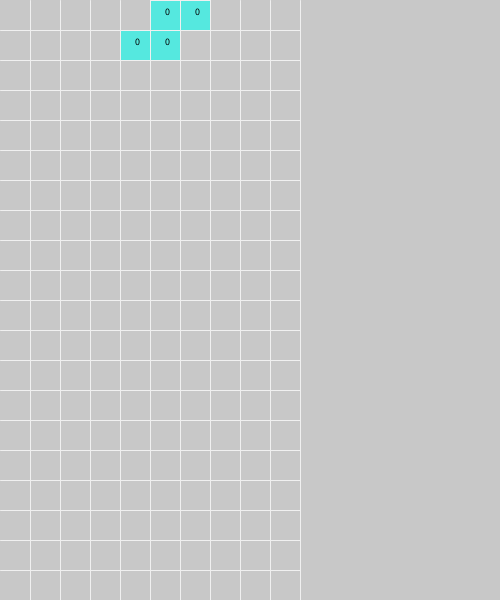
Frame 1 (no input)
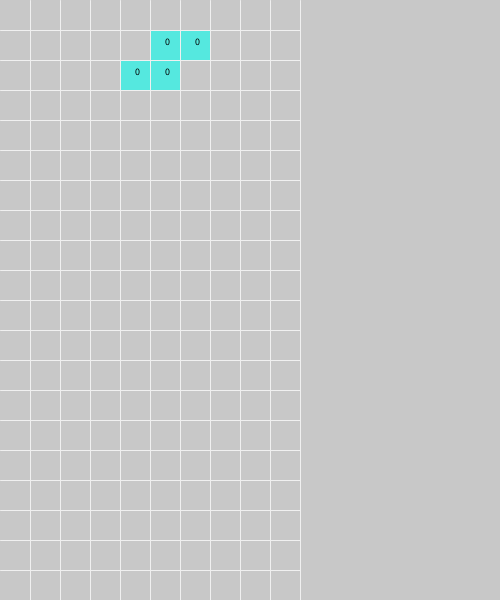
Frame 60 (the mouse pressed at the canvas centre just before this capture)
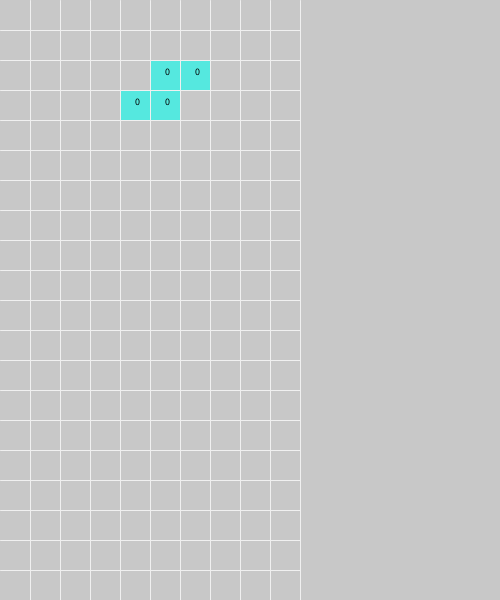
Frame 120 (the mouse held since frame 60 and released just before this capture)

The Processing sketch that drew these frames (run headless with seeded random() and noise(); from frame 60 on, the mouse is pressed at the canvas centre):

// Processing sketch: desafio9
// ── desafio9.pde
import java.util.Arrays;

ArrayList<Figura> figuras;
ArrayList<Figura> paraRemover;
int[] linhasRemover;
int qtdCelulasLargura = 10;
int qtdCelulasAltura = 20;
byte[][] celulas = new byte[qtdCelulasAltura][qtdCelulasLargura];//tamanho da janela
int tamanhoCelula = 30;
Figura figuraLivre;

final byte MODO_NORMAL = 0;
final byte MODO_POSICIONAR = 1;
final byte MODO_DERROTA = 2;
final byte MODO_REMOVER = 3;

byte modo = MODO_NORMAL;
byte contFrames = 60;
byte frameRemover = 0;

public final color[] cores = {color(5, 255, 240),//ciano
                              color(43, 40, 250),//azul
                              color(250, 166, 40),//laranja
                              color(250,240,40),//amarelo
                              color(44, 198, 2),//verde
                              color(107, 12, 242),//roxo
                              color(247, 27, 27)};//vermelho

void setup(){
  size(500,600);
  background(200);
  textSize(10);
  figuras = new ArrayList<Figura>();
  figuraLivre = new Figura(4,0, escolherCor(), tamanhoCelula, this, false);
  figuras.add(figuraLivre);
  atualizarCelulas();
}

void draw(){
  if (modo == MODO_NORMAL){
    contFrames = 60;
  } else if (modo == MODO_POSICIONAR){
    contFrames = 1;
  } else if (modo == MODO_REMOVER){
    contFrames = 10;
  }

  if(frameCount % contFrames == 0){
    if (modo == MODO_REMOVER){
      if (frameRemover < 6){
        for (Figura fig : paraRemover){
          if(frameRemover % 2 == 0){
            fig.realcar(true);
          } else {
            fig.realcar(false);
          }
        }
        frameRemover++;
      } else {
        for (Figura f : paraRemover){
          figuras.remove(f);
        }
        atualizarLinhasRemovidas();
        frameRemover = 0;
        modo = MODO_NORMAL;
      }
    } else {
      if(!figuraLivre.getBloqueada()){
        figuraLivre.moverBaixo();
      } else {
        modo = MODO_NORMAL;
        checaLinhasCompletas();
        if (paraRemover.isEmpty()){
          figuraLivre = new Figura(4,0, escolherCor(), tamanhoCelula, this, false);
          figuras.add(figuraLivre);
        }
      }
    }
  }
  //pintar todas as figuras
  atualizarVisualizacao();
}

void atualizarLinhasRemovidas(){
  for (int i = 0; i < linhasRemover.length; i++){
    if (linhasRemover[i] == 1){
      for(Figura fig : figuras){
        if(fig.getPosicaoY() < i){
          fig.moverBaixo(1);
        }
      }
    }
  }
}

void atualizarVisualizacao(){
  desenharFundo();
  for(Figura fig : figuras){
    fig.pintar();
  }
}

void desenharFundo(){
  background(200);
  stroke(240);
  for (int i = 1; i < qtdCelulasLargura+1; i++){
    line(i*tamanhoCelula, 0, i*tamanhoCelula, height);
  }
  for (int i = 1; i < qtdCelulasAltura; i++){
    line(0, i*tamanhoCelula, qtdCelulasLargura*tamanhoCelula, i*tamanhoCelula);
  }
}

void atualizarCelulas(){
  celulas = new byte[qtdCelulasAltura][qtdCelulasLargura];
  for(Figura fig : figuras){
    byte[][] formato = fig.obterMatrizFormato();
    for(int i = 0; i < formato.length; i++){
      for (int j = 0; j < formato[i].length; j++){
        if(fig.getPosicaoX()+j < qtdCelulasLargura && fig.getPosicaoY()+i < qtdCelulasAltura){
          celulas[fig.getPosicaoY()+i][fig.getPosicaoX()+j] += formato[i][j];
        }
      }
    }
  }
}

public boolean checarColisao(){
  for(int i = 0; i < celulas.length; i++){
    for (int j = 0; j < celulas[i].length; j++){
      if (celulas[i][j] > 1){
        return true;
      }
    }
  }
  return false;
}

//retorna true se movimento levou a figura para fora dos limites da area de jogo
public boolean checarLimitesLaterais(){
  if((figuraLivre.getPosicaoX() + figuraLivre.qtdColunasForma()) > qtdCelulasLargura
      || figuraLivre.getPosicaoX() < 0){
    return true;
  }

  return false;
}

public boolean checarLimiteVertical(){
  if((figuraLivre.getPosicaoY() + figuraLivre.qtdLinhasForma()) > qtdCelulasAltura){
    return true;
  }
  return false;
}

color escolherCor(){
  return cores[figuras.size() % cores.length];
}

void checaLinhasCompletas(){
  linhasRemover = new int[20];
  for(int i = 0; i < celulas.length; i++){
    if(Arrays.equals(celulas[i], new byte[]{1,1,1,1,1,1,1,1,1,1})){
      linhasRemover[i] = 1;
    }
  }

  paraRemover = new ArrayList<Figura>();
  for(int i = 0; i < linhasRemover.length; i++){
    if(linhasRemover[i] == 1){
      for(Figura fig : figuras){
        if (fig.getPosicaoY() == i){
          paraRemover.add(fig);
        }
      }
    }
  }

  modo = MODO_REMOVER;
}

void adicionarFigura(Figura f){
  figuras.add(f);
  //print("adicionar");
  //printArray(figuras.toArray());
}

void removerFigura(Figura f) {
  figuras.remove(f);
  //print("remover");
  //printArray(figuras.toArray());
}

void keyPressed(){
  if(keyCode == LEFT){
    figuraLivre.moverEsquerda();
  }

  if(keyCode == RIGHT){
    figuraLivre.moverDireita();
  }

  if(keyCode == UP){
    figuraLivre.rotacionar();
  }

  if(keyCode == DOWN){
    modo = MODO_POSICIONAR;
  }

  atualizarVisualizacao();
}

// ── Definicao.pde
static class Definicao{
  public static final byte[][][] O = {{{1,1},{1,1}},
                                      {{1,1},{1,1}},
                                      {{1,1},{1,1}},
                                      {{1,1},{1,1}}};

  public static final byte[][][] I = {{{1},{1},{1},{1}},
                                      {{1,1,1,1}},
                                      {{1},{1},{1},{1}},
                                      {{1,1,1,1}}};

  public static final byte[][][] J = {{{0,1},{0,1},{1,1}},
                                      {{1,0,0},{1,1,1}},
                                      {{1,1},{1,0},{1,0}},
                                      {{1,1,1},{0,0,1}}};

  public static final byte[][][] L = {{{1,0},{1,0},{1,1}},
                                      {{1,1,1},{1,0,0}},
                                      {{1,1},{0,1},{0,1}},
                                      {{0,0,1},{1,1,1}}};

  public static final byte[][][] S = {{{1,0},{1,1},{0,1}},
                                      {{0,1,1},{1,1,0}},
                                      {{1,0},{1,1},{0,1}},
                                      {{0,1,1},{1,1,0}}};

  public static final byte[][][] Z = {{{0,1},{1,1},{1,0}},
                                      {{1,1,0},{0,1,1}},
                                      {{0,1},{1,1},{1,0}},
                                      {{1,1,0},{0,1,1}}};

  public static final byte[][][] T = {{{0,1,0},{1,1,1}},
                                      {{1,0},{1,1},{1,0}},
                                      {{1,1,1},{0,1,0}},
                                      {{0,1},{1,1},{0,1}}};

  public static final byte[][][] B = {{{1}},
                                      {{1}},
                                      {{1}},
                                      {{1}}};

  public static final byte FORMA_O = 0;
  public static final byte FORMA_I = 1;
  public static final byte FORMA_J = 2;
  public static final byte FORMA_L = 3;
  public static final byte FORMA_S = 4;
  public static final byte FORMA_Z = 5;
  public static final byte FORMA_T = 6;
  public static final byte FORMA_B = 7;

  /*
  public static final byte ORIENTACAO_N = 0;
  public static final byte ORIENTACAO_S = 1;
  public static final byte ORIENTACAO_L = 2;
  public static final byte ORIENTACAO_O = 3;
  */
  public static final byte ORIENTACAO_N = 0;
  public static final byte ORIENTACAO_L = 1;
  public static final byte ORIENTACAO_S = 2;
  public static final byte ORIENTACAO_O = 3;

  private static int id = 0;

  public static int obterId(){
    return id++;
  }

  public static byte[][] obterMatrizFormato(byte forma, byte orientacao){
    switch(forma){
      case FORMA_O:
        return O[orientacao];
      case FORMA_I:
        return I[orientacao];
      case FORMA_J:
        return J[orientacao];
      case FORMA_L:
        return L[orientacao];
      case FORMA_S:
        return S[orientacao];
      case FORMA_Z:
        return Z[orientacao];
      case FORMA_T:
        return T[orientacao];
      case FORMA_B:
        return B[orientacao];
      default:
        return null;
    }
  }
}

// ── Figura.pde
class Figura{
  private int id;
  private desafio9 jogo;
  private int tamanhoParte = 30;

  //posicao da figura
  private int posicaoX;
  private int posicaoY;

  //define se a forma esta livre ou ja colidiu
  //com alguma outra forma, ou a base (bloqueada = true)
  private boolean bloqueada;
  private byte forma;
  private byte orientacao;

  private byte[][] formato;

  private color cor;

  private boolean realcar;

  public Figura(int posX, int posY, color cor, int tamanhoParte, desafio9 jogo, boolean bloco){
    this.id = Definicao.obterId();
    this.posicaoX = posX;
    this.posicaoY = posY;
    if (bloco){
      this.forma = Definicao.FORMA_B;
      this.bloqueada = true;
    } else {
      this.forma = (byte)floor(random(7));
      this.orientacao = (byte)floor(random(4));
      this.bloqueada = false;
    }
    this.formato = Definicao.obterMatrizFormato(forma, orientacao);
    this.cor = cor;
    this.tamanhoParte = tamanhoParte;
    this.jogo = jogo;
    this.realcar = false;
  }

  public int getPosicaoX(){
    return posicaoX;
  }

  public void realcar(boolean realcar){
    this.realcar = realcar;
  }

  public int getPosicaoY(){
    return posicaoY;
  }

  public boolean getBloqueada(){
    return bloqueada;
  }

  public void setBloqueada(boolean bloqueada){
    this.bloqueada = bloqueada;
  }

  public byte getForma(){
    return forma;
  }

  public byte getOrientacao(){
    return orientacao;
  }

  public int getId(){
    return id;
  }

  public void decrementarPosicaoX(){
    if(posicaoX>0){
      posicaoX--;
    }
  }

  public void incrementarPosicaoX(){
    if(posicaoX < jogo.qtdCelulasLargura - 1){
      posicaoX++;
    }
  }


  public void moverBaixo(){
    posicaoY++;
    jogo.atualizarCelulas();
    if(jogo.checarColisao() || jogo.checarLimiteVertical()){
     posicaoY--;
     bloquear();
     converterBlocos();
    }
    jogo.atualizarCelulas();
  }

  public void moverBaixo(int celulas){
    posicaoY += celulas;
    jogo.atualizarCelulas();
  }

  public void moverCima(){
    posicaoY--;
    jogo.atualizarCelulas();
  }

  public void moverEsquerda(){
    decrementarPosicaoX();
    jogo.atualizarCelulas();
    if (jogo.checarColisao()){
      incrementarPosicaoX();
    }
    jogo.atualizarCelulas();
  }

  public void moverDireita(){
    incrementarPosicaoX();
    jogo.atualizarCelulas();
    if (jogo.checarLimitesLaterais() || jogo.checarColisao()){
      decrementarPosicaoX();
    }
    jogo.atualizarCelulas();
  }

  public void bloquear(){
    this.bloqueada = true;
  }

  public byte[][] obterMatrizFormato(){
    return formato;
  }

  public int qtdLinhasForma(){
    return obterMatrizFormato().length;
  }

  public int qtdColunasForma(){
    return obterMatrizFormato()[0].length;
  }

  void pintar(){
    stroke(240);
    for (int i = 0; i < formato.length;i++){
      for (int j = 0; j < formato[i].length; j++){
        if (formato[i][j] == 1){
          if (realcar){
            fill(cor);
          } else {
            fill(red(cor), green(cor), blue(cor),150);
          }
          rect((posicaoX+j)*tamanhoParte, (posicaoY+i)*tamanhoParte, tamanhoParte, tamanhoParte);
          fill(0);
          text(""+id, (posicaoX+j)*tamanhoParte + tamanhoParte/2, (posicaoY+i)*tamanhoParte + tamanhoParte/2);
        }
      }
    }
  }

  public void rotacionar(){
    byte orientacaoAnterior = orientacao;
    this.orientacao = (byte)((orientacao + 1) % 4);
    this.formato = Definicao.obterMatrizFormato(forma, orientacao);
    jogo.atualizarCelulas();
    if(jogo.checarColisao() || jogo.checarLimitesLaterais()){
      this.orientacao = orientacaoAnterior;
      this.formato = Definicao.obterMatrizFormato(forma, orientacao);
    }
    jogo.atualizarCelulas();
  }

  public void converterBlocos(){
    for (int i = 0; i < formato.length; i++) {
      for (int j = 0; j < formato[i].length; j++) {
        if (formato[i][j] == 1){
          Figura f = new Figura(posicaoX+j, posicaoY+i, cor, tamanhoParte, jogo, true);
          jogo.adicionarFigura(f);
        }
      }
    }
    jogo.removerFigura(this);//garantir que ao remover esta figura, as celulas sejam atualizadas corretamente
    jogo.atualizarCelulas();
  }

  public boolean equals(Figura outra) {
    return this.id == outra.getId();
  }

  public String toString(){
    return " "+id;
  }
}
